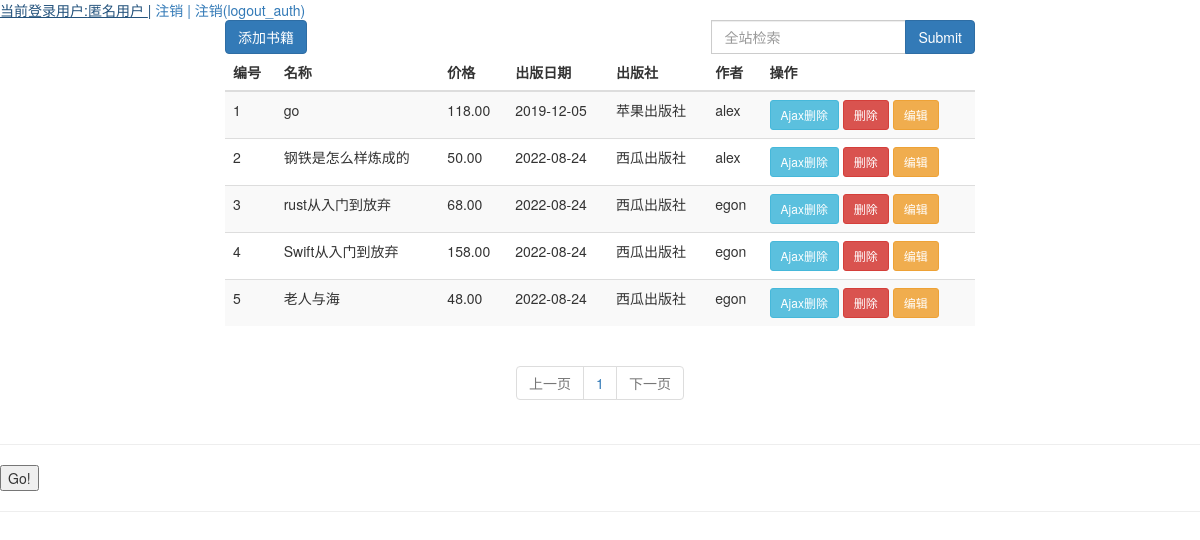
The app's page /?page=2, older data.
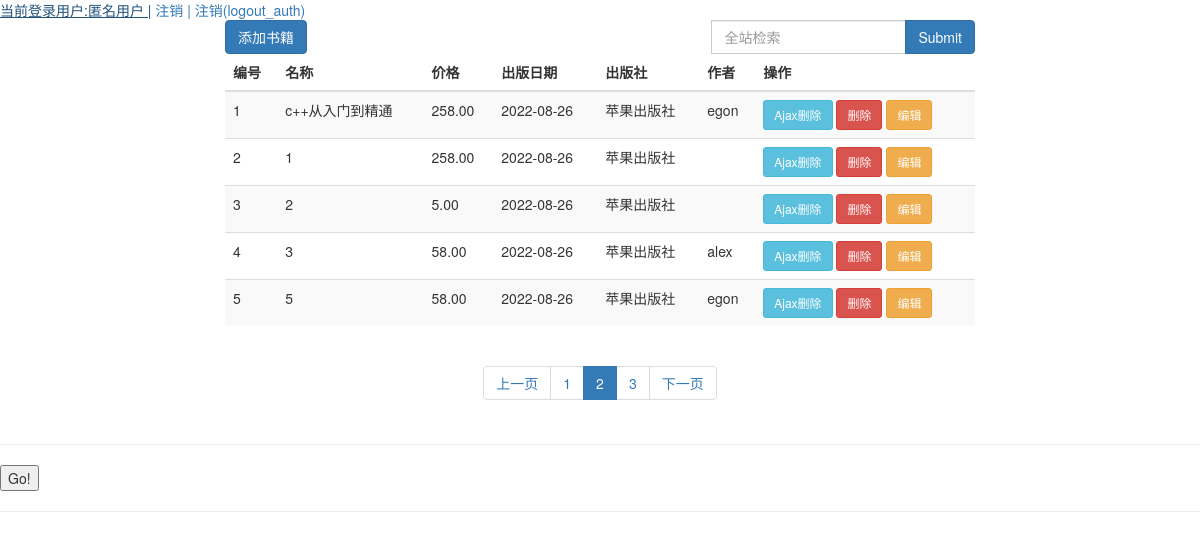
The same page, newer data.
### book/models.py (models this page shows, shortened)
class Book(models.Model):
    id = models.AutoField(primary_key=True)
    title = models.CharField(max_length=32)
    pub_date = models.DateField()
    price = models.DecimalField(max_digits=8, decimal_places=2)
    publisher = models.ForeignKey(to="Publish", on_delete=models.CASCADE)
    authors = models.ManyToManyField("Author")

class Publish(models.Model):
    name = models.CharField(max_length=32)
    email = models.CharField(max_length=32)
    addr = models.CharField(max_length=32)

class Author(models.Model):
    name = models.CharField(max_length=32)
    age = models.IntegerField()
    ad = models.OneToOneField("AuthorDetail", on_delete=models.CASCADE)

### book/views.py (the view, shortened to what this page needs)
# urls.py: path('', views.books),
def books(request):
    books = Book.objects.all()  # 分页数据
    current_page = int(request.GET.get("page", 1))
    paginator = Paginator(books, 5)
    if paginator.num_pages < 11:
        page_range = paginator.page_range
    page = paginator.get_page(current_page)
    book_list = page
    return render(request, "books.html", locals())

### book/utils/MyMiddleWares.py (called while the page is built)
    def process_request(self, request):
        pass

    def process_response(self, request, response):
        return response

    def process_view(self, request, callback, callback_args, callback_kwargs):
        res = callback(request, *callback_args)
        return res

    def process_request(self, request):
        pass

    def process_response(self, request, response):
        return response

    def process_request(self, request):
        print("访问路径", request.path)
        if request.path in ["/login_auth/", "/find/", "/books/", "/", "/register/", "/admin/"]:
            return None
        if not request.user.id:
            print("验证userid")
            return redirect("/login_auth/")

### templates/books.html (shortened to what this page needs)
<!DOCTYPE html>
<html lang="en">
<head>
    <link rel="stylesheet" href="../static/bootstrap/css/bootstrap.css">
    <link rel="stylesheet" href="../static/bootstrap/js/bootstrap.js">
</head>
<body>
<a>当前登录用户:{{ request.user.username|default:"匿名用户" }} |</a>
<a href="/logout/">注销 |</a>
<a href="/logout_auth/">注销(logout_auth)</a>
<div class="container">
    <div class="row">
        <div class="col-md-8 col-md-offset-2">
            <a href="/book/add/" class="btn btn-primary">添加书籍</a>
            <div style="float: right">
                <form class="form-inline my-2 my-lg-0" action="/find/" method="post" target="_blank">
                    <div class="input-group">
                        <div class="input-group">
                            <input type="search" class="form-control" name="keyword" id="keyword" placeholder="全站检索">
                        </div>
                        <span class="input-group-btn">
                            <input href="/find/" type="submit" class="btn btn-primary">查询书籍</input>
                        </span>
                    </div>
                </form>
            </div>
            <table class="table table-striped table-hover">
                <thead>
                <tr>
                    <th>编号</th>
                    <th>名称</th>
                    <th>价格</th>
                    <th>出版日期</th>
                    <th>出版社</th>
                    <th>作者</th>
                    <th>操作</th>
                </tr>
                </thead>
                <tbody>
                {% for book in book_list %}
                    <tr>
                        <td>{{ forloop.counter }}</td>
                        <td>{{ book.title }}</td>
                        <td>{{ book.price }}</td>
                        <td>{{ book.pub_date|date:"Y-m-d" }}</td>
                        <td>{{ book.publisher.name }}</td>
                        <td>
                            {% for author in book.authors.all %}
                                <span>{{ author.name }}</span>
                            {% endfor %}
                        </td>
                        <td>
                            <a pk="{{ book.id }}" class="btn btn-info btn-sm ajaxbtn"
                               href="javascript:void(0)">Ajax删除</a>
                            <a href="/book/delete/{{ book.id }}" class="btn btn-danger btn-sm">删除</a>
                            <a href="/book/edit/{{ book.id }}" class="btn btn-warning btn-sm">编辑</a>
                        </td>
                    </tr>
                {% endfor %}
                </tbody>
            </table>
        </div>
    </div>
    <div style="text-align: center">
        <nav aria-label="Page navigation">
        <ul class="pagination">
            {% if page.has_previous %}
                <li><a href="?page={{ page.previous_page_number }}">上一页</a></li>
            {% else %}
                <li class="disabled"><a href="javascript:void(0)">上一页</a></li>
            {% endif %}
            {% for num in page_range %}
                {% if num == current_page %}
                    <li class="active"><a href="?page={{ num }}">{{ num }}</a></li>
                {% else %}
                    <li><a href="?page={{ num }}">{{ num }}</a></li>
                {% endif %}
            {% endfor %}
            {% if page.has_next %}
                <li><a href="?page={{ page.next_page_number }}">下一页</a></li>
            {% else %}
                <li class="disabled"><a href="javascript:void(0)">下一页</a></li>
            {% endif %}
        </ul>
    </nav>
    </div>
</div>
<hr>
<button id="i1">Go!</button>
<hr>
</body>
</html>

Row changes from the older to the newer data that the page shows:
no longer on this page (row unchanged): Book: title "go", price "118.00", pub_date "2019-12-05", publisher.name "苹果出版社", Author (name "alex")
no longer on this page (row unchanged): Book: title "钢铁是怎么样炼成的", price "50.00", pub_date "2022-08-24", publisher.name "西瓜出版社", Author (name "alex")
no longer on this page (row unchanged): Book: title "rust从入门到放弃", price "68.00", pub_date "2022-08-24", publisher.name "西瓜出版社", Author (name "egon")
no longer on this page (row unchanged): Book: title "Swift从入门到放弃", price "158.00", pub_date "2022-08-24", publisher.name "西瓜出版社", Author (name "egon")
no longer on this page (row unchanged): Book: title "老人与海", price "48.00", pub_date "2022-08-24", publisher.name "西瓜出版社", Author (name "egon")
added Book: title "c++从入门到精通", price "258.00", pub_date "2022-08-26", publisher.name "苹果出版社", Author (name "egon")
added Book: title "1", price "258.00", pub_date "2022-08-26", publisher.name "苹果出版社"
added Book: title "2", price "5.00", pub_date "2022-08-26", publisher.name "苹果出版社"
added Book: title "3", price "58.00", pub_date "2022-08-26", publisher.name "苹果出版社", Author (name "alex")
added Book: title "5", price "58.00", pub_date "2022-08-26", publisher.name "苹果出版社", Author (name "egon")
Text that changed along with them:
new list line: "2"
new list line: "3"
